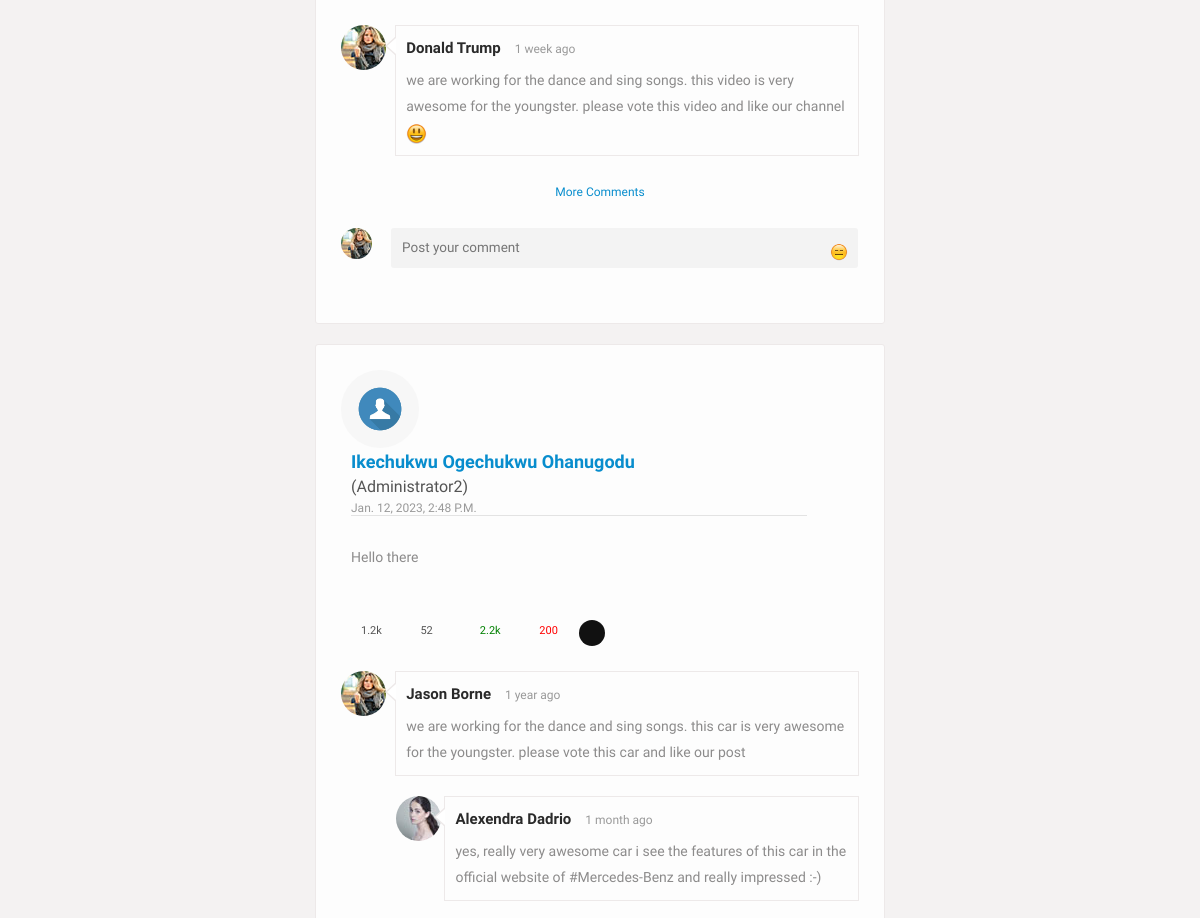
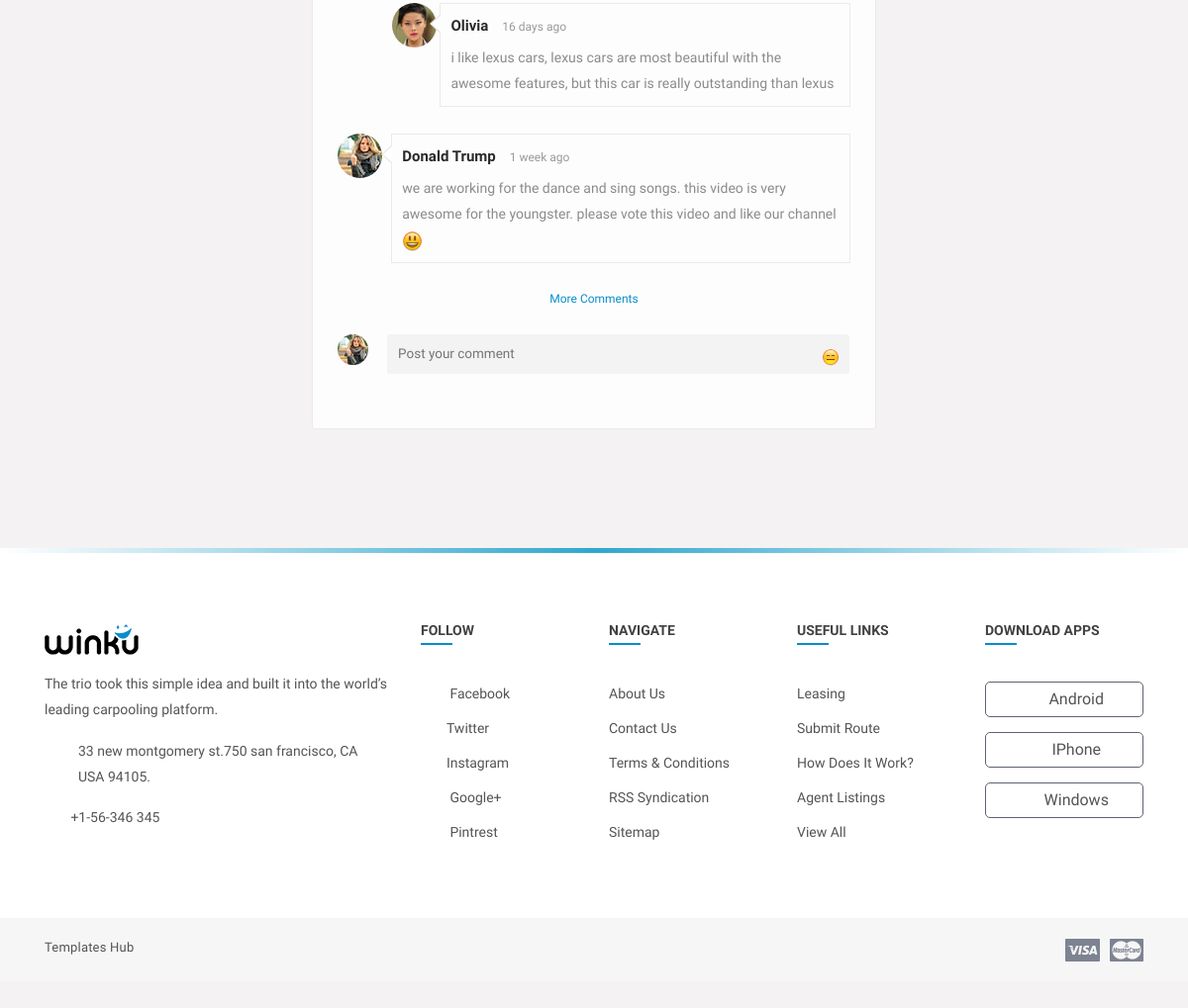
/core/index (signed in, lower part), run on an earlier commit of the app's database (2 pictures, top to bottom).
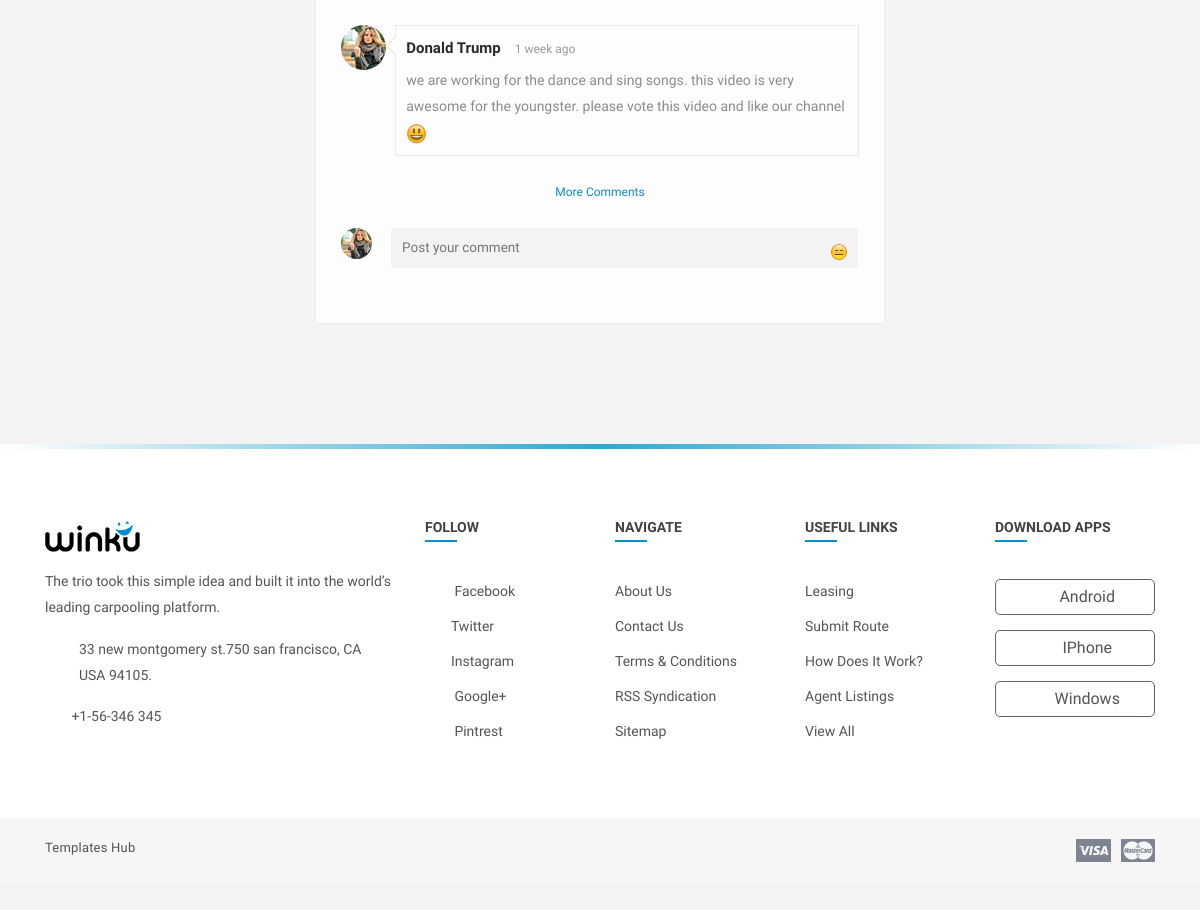
And on a later commit of the database.
### core/models.py (models this page shows, shortened)
class Posts(models.Model):
    id = models.UUIDField(primary_key=True, default=uuid.uuid4)
    user = models.ForeignKey(get_user_model(), on_delete=models.CASCADE)
    image = models.ImageField(upload_to='post_image', blank=True)
    caption = models.TextField()
    created_at = models.DateTimeField(default=datetime.now)
    updated_at = models.DateTimeField(auto_now_add=True)

### users/models.py (models this page shows, shortened)
class MyUser(AbstractBaseUser, PermissionsMixin):
    id = models.UUIDField(primary_key=True, default=uuid.uuid4, editable=False)
    email = models.EmailField(_('email Address...'), unique=True)
    first_name = models.CharField(max_length=150, blank=True)
    other_name = models.CharField(max_length=150, blank=True)
    last_name = models.CharField(max_length=150, blank=True)
    username = models.CharField(max_length=150, unique=True, blank=True)
    date_joined = models.DateTimeField(_('date joined'), default=timezone.now)
    is_staff = models.BooleanField(_('is staff'), default=False)
    is_admin = models.BooleanField(_('is admin'), default=False)
    is_active = models.BooleanField(_('is active'), default=True)
    objects = UserManager()
    USERNAME_FIELD = 'email'
    REQUIRED_FIELDS = ['first_name', 'other_name', 'last_name', 'username']
    class Meta:
        verbose_name = _('user')
        verbose_name_plural = _('users')
    def get_full_name(self):
        full_name = '%s %s %s' % (self.first_name, self.other_name, self.last_name)
        return full_name.strip()

class Profile(models.Model):
    user = models.OneToOneField(settings.AUTH_USER_MODEL, on_delete=models.CASCADE)
    id = models.UUIDField(primary_key=True, default=uuid.uuid4, editable=False)
    bio = models.TextField()
    location = models.CharField(max_length=300, blank=True)
    phone = models.CharField(max_length=20, blank=True)
    workin_at = models.CharField(max_length=150, blank=True)
    profile_pic = models.ImageField(upload_to='profile_pics/', default='defaultpic.jpg', null=True, blank=True)
    friends = models.ManyToManyField('Profile', blank=True)
    created = models.DateTimeField(auto_now=True)
    updated =  models.DateTimeField(auto_now=True)

### core/views.py (the view)
# urls.py: path('index', views.index, name='index'),
@login_required(login_url='login')
def index(request):
    user_object = request.user
    user_profile = Profile.objects.get(user = user_object)
    profiles = Profile.objects.exclude(user=user_object)
    post = Posts.objects.all()
    context = {
        'user_profile': user_profile,
        'posts': post,
        'profiles': profiles,
    }
    return render(request, 'core/index.html', context)

### core/templates/core/index.html (shortened to what the changed rows need)
{% extends 'base3.html' %}
{% load static %}
{% block content %}
{% include 'core/sidebar_left.html' %}
<div class="col-lg-6">
    <div class="loadMore">
        {% for post in posts reversed %}
        <div class="central-meta item">
            <div class="user-post">
                <div class="friend-info">
                    <figure>
                        <img src="{{post.user.profile.profile_pic.url}}" alt="">
                    </figure>
                    <div class="friend-name">
                        <ins><a href="{% url 'users:profile' post.user.profile.id %}" title="">{{post.user.get_full_name}}</a></ins>
                        ({{post.user.username}})
                        <span>{{post.created_at}}</span> <hr>
                        <div class="description">
                            <p>
                                {{post.caption}}
                            </p>
                        </div>
                    </div>
                    <div class="post-meta">
                        <div class="we-video-info">
                            <ul>
                                <li>
                                    <span class="views" data-toggle="tooltip" title="views">
                                        <i class="fa fa-eye"></i>
                                        <ins>1.2k</ins>
                                    </span>
                                </li>
                                <li>
                                    <span class="comment" data-toggle="tooltip" title="Comments">
                                        <i class="fa fa-comments-o"></i>
                                        <ins>52</ins>
                                    </span>
                                </li>
                                <li>
                                    <span class="like" data-toggle="tooltip" title="like">
                                        <i class="ti-heart"></i>
                                        <ins>2.2k</ins>
                                    </span>
                                </li>
                                <li>
                                    <span class="dislike" data-toggle="tooltip" title="dislike">
                                        <i class="ti-heart-broken"></i>
                                        <ins>200</ins>
                                    </span>
                                </li>
                                <li class="social-media">
                                    <div class="menu">
                                      <div class="btn trigger"><i class="fa fa-share-alt"></i></div>
                                      <div class="rotater">
                                      </div>
                                      <div class="rotater">
                                      </div>
                                      <div class="rotater">
                                      </div>
                                      <div class="rotater">
                                      </div>
                                      <div class="rotater">
                                      </div>
                                      <div class="rotater">
                                      </div>
                                        <div class="rotater">
                                      </div>
                                      <div class="rotater">
                                      </div>
                                    </div>
                                </li>
                            </ul>
                        </div>
                    </div>
                </div>
                <div class="coment-area">
                    <ul class="we-comet">
                        <li>
                            <div class="comet-avatar">
                                <img src="{% static 'for_index/images/resources/comet-1.jpg' %}" alt="">
                            </div>
                            <div class="we-comment">
                                <div class="coment-head">
                                    <h5><a href="time-line.html" title="">Jason borne</a></h5>
                                    <span>1 year ago</span>
                                    <a class="we-reply" href="#" title="Reply"><i class="fa fa-reply"></i></a>
                                </div>
                                <p>we are working for the dance and sing songs. this car is very awesome for the youngster. please vote this car and like our post</p>
                            </div>
                            <ul>
                                <li>
                                    <div class="comet-avatar">
                                        <img src="images/resources/comet-2.jpg" alt="">
                                    </div>
                                    <div class="we-comment">
                                        <div class="coment-head">
                                            <h5><a href="time-line.html" title="">alexendra dadrio</a></h5>
                                            <span>1 month ago</span>
                                            <a class="we-reply" href="#" title="Reply"><i class="fa fa-reply"></i></a>
                                        </div>
                                        <p>yes, really very awesome car i see the features of this car in the official website of <a href="#" title="">#Mercedes-Benz</a> and really impressed :-)</p>
                                    </div>
                                </li>
                                <li>
                                    <div class="comet-avatar">
                                        <img src="images/resources/comet-3.jpg" alt="">
                                    </div>
                                    <div class="we-comment">
                                        <div class="coment-head">
                                            <h5><a href="time-line.html" title="">Olivia</a></h5>
                                            <span>16 days ago</span>
                                            <a class="we-reply" href="#" title="Reply"><i class="fa fa-reply"></i></a>
                                        </div>
                                        <p>i like lexus cars, lexus cars are most beautiful with the awesome features, but this car is really outstanding than lexus</p>
                                    </div>
                                </li>
                            </ul>
                        </li>
                        <li>
                            <div class="comet-avatar">
                                <img src="images/resources/comet-1.jpg" alt="">
                            </div>
                            <div class="we-comment">
                                <div class="coment-head">
                                    <h5><a href="time-line.html" title="">Donald Trump</a></h5>
                                    <span>1 week ago</span>
                                    <a class="we-reply" href="#" title="Reply"><i class="fa fa-reply"></i></a>
                                </div>
                                <p>we are working for the dance and sing songs. this video is very awesome for the youngster. please vote this video and like our channel
                                    <i class="em em-smiley"></i>
                                </p>
                            </div>
                        </li>
                        <li>
                            <a href="#" title="" class="showmore underline">more comments</a>
                        </li>
                        <li class="post-comment">
                            <div class="comet-avatar">
                                <img src="images/resources/comet-1.jpg" alt="">
                            </div>
                            <div class="post-comt-box">
                                <form method="post">
                                    <textarea placeholder="Post your comment"></textarea>
                                    <div class="add-smiles">
                                        <span class="em em-expressionless" title="add icon"></span>
                                    </div>
                                    <button type="submit"></button>
                                </form>
                            </div>
                        </li>
                    </ul>
                </div>
            </div>
        </div>
        {% endfor %}
    </div>
    </div>
    {% include 'footer.html' %}
{% endblock content %}

What changed in the data, as far as the page shows it:
removed Posts: user.profile.profile_pic (placeholder picture), user.get_full_name "Ikechukwu Ogechukwu Ohanugodu", user.username "Administrator2", created_at "Jan. 12, 2023, 2:48 P.m.", caption "Hello there"
